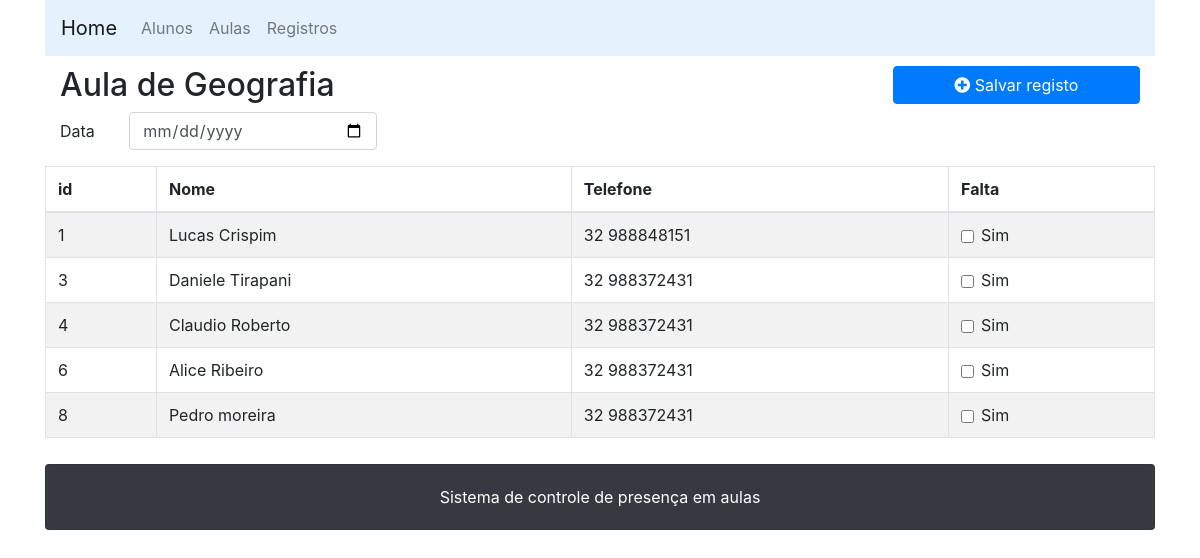
Page /registrarpresenca/4 on the committed database.
### registro/models.py (models this page shows, shortened)
class Aula(models.Model):
    nome = models.CharField('nome', max_length=50)

class Aluno(models.Model):
    nome = models.CharField('nome', max_length=50)
    telefone = models.CharField('telefone', max_length=15)

### registro/views.py (the view)
# urls.py: path('registrarpresenca/<int:aula_id>', views.registrar_presenca, name='registrarpresenca'),
def registrar_presenca(request, aula_id):
    aula = Aula.objects.get(pk=aula_id)
    alunos = Aluno.objects.all()
    context = {
        'aula': aula,
        'alunos': alunos,
        'registro_empty': []
    }
    return render(request, 'registro/presenca.html', context=context)

### registro/templates/registro/presenca.html
{% extends "base.html" %}
{% block content %}
<div class="row">
  <div class="col-md-9">
    <h2>{{ aula.nome }}</h2>
    <div class="form-group row">
      <label for="example-date-input" class="col-1 col-form-label">Data</label>
      <div class="col-4">
        <input class="form-control" type="date" value="" id="example-date-input" required>
      </div>
    </div>
  </div>
  <div class="col-md-3">
    <a class="btn btn-primary btn-block" href="{% url 'registro:criaraluno' %}"><i class="fa fa-plus-circle"></i>
      Salvar registo</a>
  </div>
  <table class="table table-striped table-bordered">
    <thead>
      <tr>
        <th>id</th>
        <th>Nome</th>
        <th>Telefone</th>
        <th>Falta</th>
      </tr>
    </thead>
    <tbody>
      {% for aluno in alunos %}
      <tr>
        <td>{{ aluno.pk }}</td>
        <td>{{ aluno.nome|capfirst }}</td>
        <td>{{ aluno.telefone }}</td>
        <td>
          <div class="form-check">
            <input type="checkbox" class="form-check-input" value="" id="Check{{aluno.pk}}">
            <label class="form-check-label" for="exampleCheck1">Sim</label>
          </div>
        </td>
      </tr>
      {% empty %}
      <tr>
        <td colspan=5 class="text-center">
          Não Há alunos para serem listadas
        </td>
      </tr>
      {% endfor %}
    </tbody>
  </table>
</div>
{% endblock %}

### rows in the picture
Aula: nome "Aula de Geografia"
Aluno: pk "1", nome "Lucas Crispim", telefone "32 988848151"
Aluno: pk "3", nome "Daniele Tirapani", telefone "32 988372431"
Aluno: pk "4", nome "Claudio Roberto", telefone "32 988372431"
Aluno: pk "6", nome "Alice Ribeiro", telefone "32 988372431"
Aluno: pk "8", nome "Pedro moreira", telefone "32 988372431"
